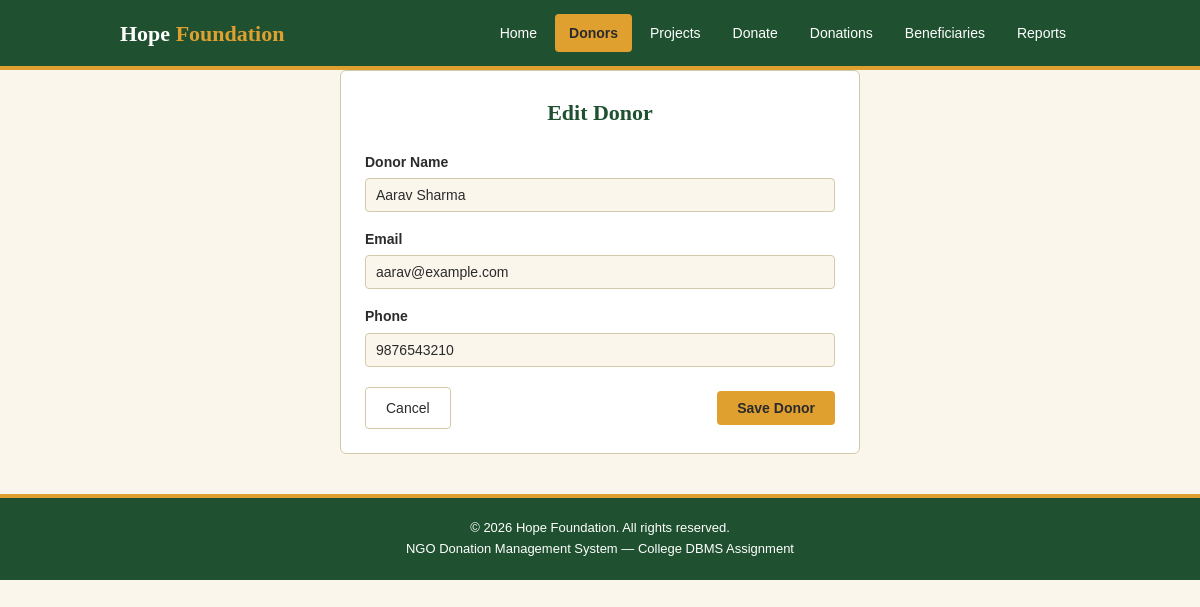
Page /ngo/donor_form.php?donor_id=1 on the committed database.
### tables this page shows
CREATE TABLE donors (
  donor_id    INT AUTO_INCREMENT PRIMARY KEY,
  donor_name  VARCHAR(100) NOT NULL,
  email       VARCHAR(100) NOT NULL UNIQUE,
  phone       VARCHAR(15)
);

### ngo/donor_form.php (the view, shortened to what this page needs)
<?php
require_once 'includes/db.php';
include 'includes/header.php';
$donor_name = '';
$email      = '';
$phone      = '';
$page_title = 'Add New Donor';
if (isset($_GET['donor_id']) && (int)$_GET['donor_id'] > 0) {
    $donor_id = (int)$_GET['donor_id'];
    $stmt = $conn->prepare('SELECT donor_name, email, phone FROM donors WHERE donor_id = ?');
    $stmt->bind_param('i', $donor_id);
    $stmt->execute();
    $res = $stmt->get_result();
    if ($res->num_rows > 0) {
        $row        = $res->fetch_assoc();
        $donor_name = $row['donor_name'];
        $email      = $row['email'];
        $phone      = $row['phone'];
        $page_title = 'Edit Donor';
    }
}
?>
<div class="wrapper">
    <div class="form-card">
        <h1><?php echo htmlspecialchars($page_title); ?></h1>
        <form action="process_donor.php" method="post">
            <div class="form-group">
                <label for="donor_name">Donor Name</label>
                <input type="text" id="donor_name" name="donor_name"
                       required placeholder="e.g. Rajesh Kumar"
                       value="<?php echo htmlspecialchars($donor_name); ?>">
            </div>
            <div class="form-group">
                <label for="email">Email</label>
                <input type="email" id="email" name="email"
                       required placeholder="e.g. rajesh@email.com"
                       value="<?php echo htmlspecialchars($email); ?>">
            </div>
            <div class="form-group">
                <label for="phone">Phone</label>
                <input type="tel" id="phone" name="phone"
                       required placeholder="e.g. 9876543210"
                       value="<?php echo htmlspecialchars($phone); ?>">
            </div>
            <div class="form-actions">
                <a href="donors.php" class="btn btn-cancel">Cancel</a>
                <button type="submit" class="btn btn-primary">Save Donor</button>
            </div>
        </form>
    </div>
</div>
<?php include 'includes/footer.php'; ?>

### ngo/css/style.css (style rules this page uses)
:root { --primary: #1f5130; --bg: #faf6ec; --accent: #e0a030; --text: #2b2b2b; --soft-green: #e4efe2; --border: #d4c9a8; --white: #ffffff; --danger: #a83232; --danger-hover: #8a2828; }
* { margin: 0; padding: 0; box-sizing: border-box; }
body { font-family: Arial, Verdana, sans-serif; font-size: 15px; color: var(--text); background-color: var(--bg); line-height: 1.6; }
h1, h2, h3, h4 { font-family: Georgia, "Times New Roman", serif; color: var(--primary); margin-bottom: 12px; }
a { color: var(--primary); text-decoration: none; }
.wrapper { max-width: 1000px; margin: 0 auto; padding: 0 20px; }
.form-card { background-color: var(--white); border: 1px solid var(--border); border-radius: 6px; padding: 24px; max-width: 520px; margin: 0 auto; }
.form-card h1 { text-align: center; font-size: 22px; margin-bottom: 20px; }
.form-group { margin-bottom: 16px; }
.form-group label { display: block; font-weight: bold; font-size: 14px; margin-bottom: 5px; color: var(--text); }
.form-group input[type="text"], .form-group input[type="email"], .form-group input[type="tel"], .form-group input[type="number"], .form-group input[type="date"], .form-group select { width: 100%; padding: 8px 10px; border: 1px solid var(--border); border-radius: 4px; font-size: 14px; font-family: Arial, Verdana, sans-serif; background-color: var(--bg); color: var(--text); }
.form-actions { display: flex; justify-content: space-between; align-items: center; margin-top: 20px; gap: 10px; }
.btn { display: inline-block; padding: 9px 20px; font-size: 14px; font-family: Arial, Verdana, sans-serif; border: none; border-radius: 4px; cursor: pointer; text-decoration: none; text-align: center; }
.btn-primary { background-color: var(--accent); color: var(--text); font-weight: bold; }
.btn-cancel { background-color: var(--white); color: var(--text); border: 1px solid var(--border); }

### rows in the picture
donors: donor_name "Aarav Sharma", email "aarav@example.com", phone "9876543210"

### other values in the picture
$page_title "Edit Donor"
